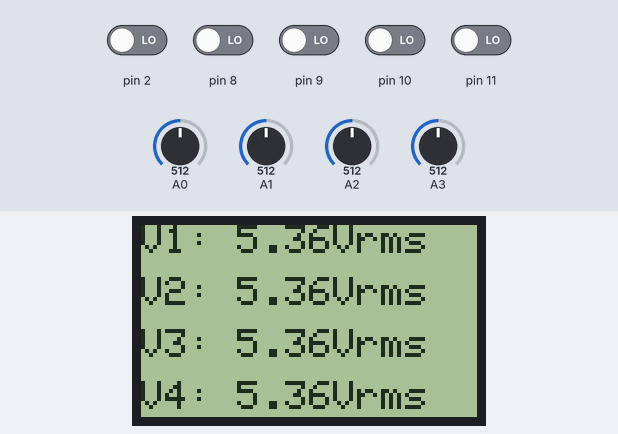
Simulated run of this sketch. Board: Arduino Uno, built with avr-gcc and run on an emulated ATmega328P. Shown: 84×48 one-colour display. Inputs (shaded band) come from the test bench; at power-on: pin 2, pin 8–11 LOW, A0 = 512, A1 = 512, A3 = 512, A2 = 512.

Above: at 1.2 s.
1.3 s: A0 set to 716
At 2.6 s:
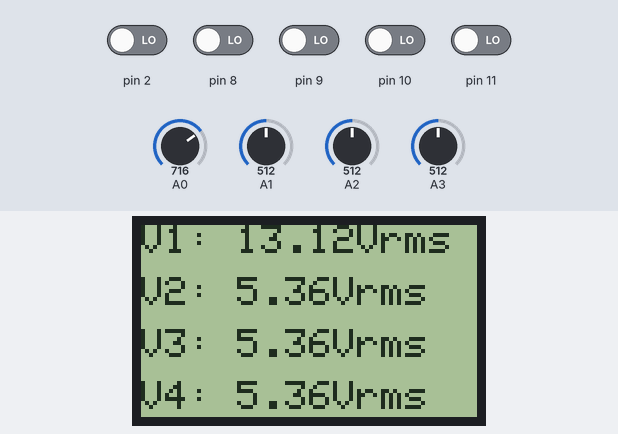
2.9 s: A1 set to 728
At 3.6 s:
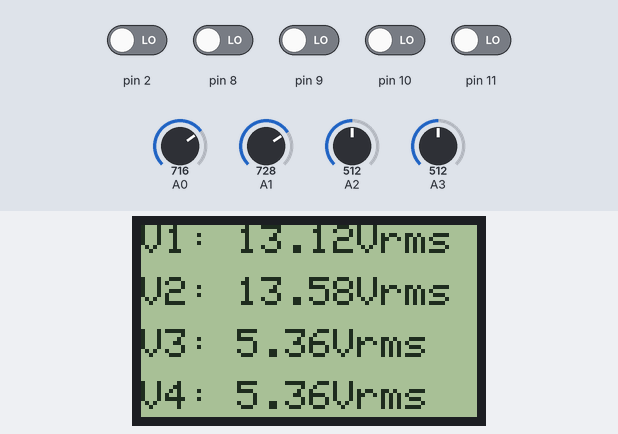
4.5 s: A1 set to 760
At 5.4 s:
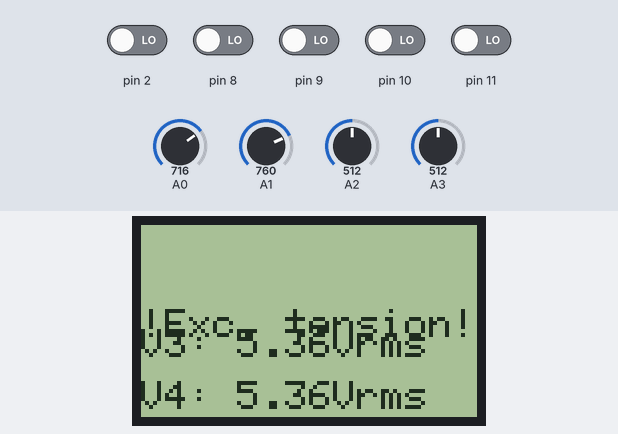
6.1 s: A3 set to 729
At 7.3 s:
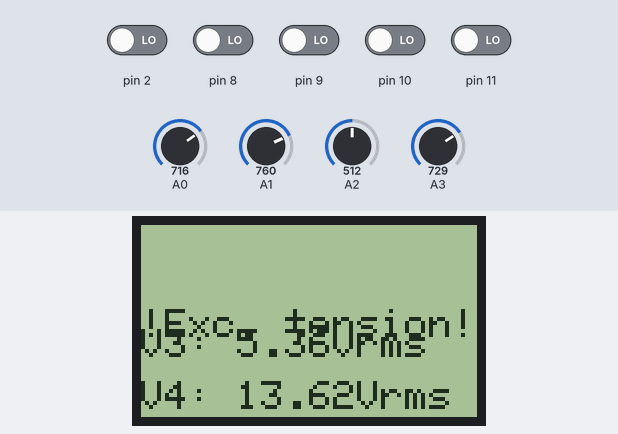
7.6 s: A3 set to 761
At 8.6 s:
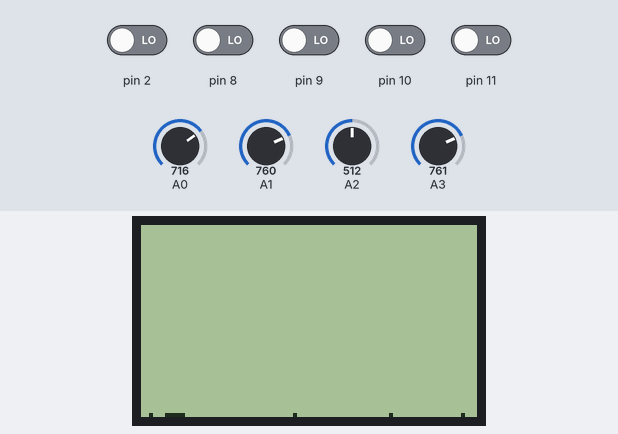
9.1 s: pin 11 driven HIGH
At 10.0 s:
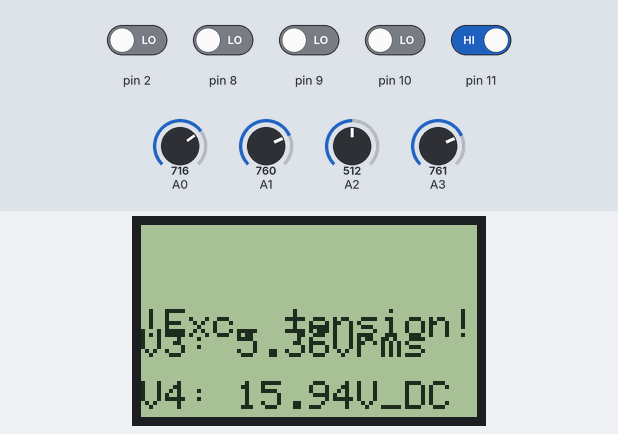
Timing chart, 0 to 11.7 s (numbered marks = the images above; inputs shaded):
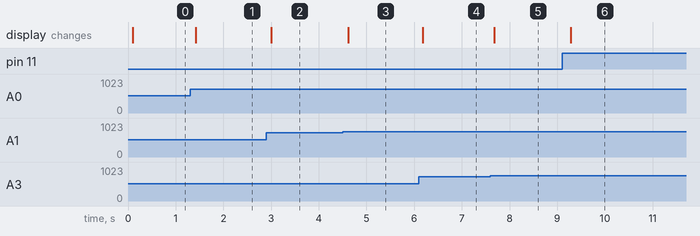

Measured:
- the behaviour switches between 742 and 743 on A1 (found by bisection; images 2 and 3)
- the behaviour switches between 742 and 743 on A3 (found by bisection; images 4 and 5)
- after the input at 1.3 s, the display: changes after 0.12 s (image 1)
- after the input at 2.9 s, the display: changes after 0.10 s (image 2)
- after the input at 4.5 s, the display: changes after 0.12 s (image 3)
- after the input at 6.1 s, the display: changes after 0.08 s (image 4)
- after the input at 7.6 s, the display: changes after 0.08 s (image 5)
- after the input at 9.1 s, the display: changes after 0.18 s (image 6)

The sketch:

Codigo_multimetro.ino
```cpp
double valorMultimetro1;
double valorMultimetro2;
double valorMultimetro3;
double valorMultimetro4;

int dc_1_en;
int dc_2_en;
int dc_3_en;
int dc_4_en;
int uart_en;

double temp;
String texto;
String texto_uart;

//__________________
// Esta sección del código se obtuvo del ejemplo de pc8544
#include <SPI.h>
#include <Adafruit_GFX.h>
#include <Adafruit_PCD8544.h>

// pin 7 - Serial clock out (SCLK)
// pin 6 - Serial data out (DIN)
// pin 5 - Data/Command select (D/C)
// pin 4 - LCD chip select (CS)
// pin 3 - LCD reset (RST)
Adafruit_PCD8544 display = Adafruit_PCD8544(7, 6, 5, 4, 3);
int espacioReglones=13;

void setup() {
// Multimetro 1
pinMode(A0, INPUT);
pinMode(A1, INPUT);
pinMode(A2, INPUT);
pinMode(A3, INPUT);

pinMode(8, INPUT);
pinMode(9, INPUT);
pinMode(10, INPUT);
pinMode(11, INPUT);
pinMode(2, INPUT);

display.begin();
display.setContrast(75);

Serial.begin(9600);
}

void loop() {
valorMultimetro1=analogRead(A0);
valorMultimetro2=analogRead(A1);
valorMultimetro3=analogRead(A2);
valorMultimetro4=analogRead(A3);

dc_1_en=digitalRead(8);
dc_2_en=digitalRead(9);
dc_3_en=digitalRead(10);
dc_4_en=digitalRead(11);

display.setTextSize(1);
display.setTextColor(BLACK);
display.clearDisplay();


//
//__________Inicio de codigo para v1
//

// El switch se cierra para activar el modo dc

//Decidir si la tensión que se tiene es DC o AC
if (dc_1_en==1){
  //Calcular tensión con base en la fórmula obtenida
  valorMultimetro1=(0.0537*(valorMultimetro1)-24.926);

  //Desplegar info DC
  display.setCursor(0,0*espacioReglones);
  texto = "V1: "+String(valorMultimetro1)+ "V_DC";
  display.println(texto);

} else {
  //Reiniciar el medidor AC
  valorMultimetro1=0;
  // Medir varias veces para encontrar el valor máximo
  for (int i = 0; i<100; i++){
    temp=analogRead(A0);
    if (temp > valorMultimetro1){
      valorMultimetro1 = temp;
    }
  }
  //Calcular la tensión AC pico con base en la fórmula
  valorMultimetro1=0.0538*valorMultimetro1-9.9656;
  //Calcular valor rms de la tensión AC
  valorMultimetro1=0.707*valorMultimetro1-7.065;

  //Desplegar info AC
  display.setCursor(0,0*espacioReglones);
  texto = "V1: "+String(valorMultimetro1)+ "Vrms";
  display.println(texto);
}

//Imprimir mensaje de peligro por exceso de tensión
  if ((valorMultimetro1>20 || valorMultimetro1 < -20) && dc_1_en){
    delay(20);
    display.clearDisplay();
    texto = "!Exc. tension!";
    display.println(texto);
    delay(4);
  } else if((valorMultimetro1>14.14) && dc_1_en==0){
    delay(20);
    display.clearDisplay();
    texto = "!Exc. tension!";
    display.println(texto);
    delay(4);
  }

//
//__________Fin de codigo para v1
//


//
//__________Inicio de codigo para v2
//

// El switch se cierra para activar el modo dc

//Decidir si la tensión que se tiene es DC o AC
if (dc_2_en==1){
  //Calcular tensión con base en la fórmula obtenida
  valorMultimetro2=(0.0537*(valorMultimetro2)-24.926);

  //Desplegar info DC
  display.setCursor(0,1*espacioReglones);
  texto = "V2: "+String(valorMultimetro2)+ "V_DC";
  display.println(texto);

} else {
  //Reiniciar el medidor AC
  valorMultimetro2=0;
  // Medir varias veces para encontrar el valor máximo
  for (int i = 0; i<100; i++){
    temp=analogRead(A1);
    if (temp > valorMultimetro2){
      valorMultimetro2 = temp;
    }
  }
  //Calcular la tensión AC pico con base en la fórmula
  valorMultimetro2=0.0538*valorMultimetro2-9.9656;
  //Calcular valor rms de la tensión AC
  valorMultimetro2=0.707*valorMultimetro2-7.065;

  //Desplegar info AC
  display.setCursor(0,1*espacioReglones);
  texto = "V2: "+String(valorMultimetro2)+ "Vrms";
  display.println(texto);
}

//Imprimir mensaje de peligro por exceso de tensión
  if ((valorMultimetro2>20 || valorMultimetro2 < -20) && dc_2_en){
    delay(20);
    display.clearDisplay();
    texto = "!Exc. tension!";
    display.println(texto);
    delay(4);
  } else if((valorMultimetro2>14.14) && dc_2_en==0){
    delay(20);
    display.clearDisplay();
    texto = "!Exc. tension!";
    display.println(texto);
    delay(4);
  }

//
//__________Fin de codigo para v2
//

//
//__________Inicio de codigo para v3
//

// El switch se cierra para activar el modo dc

//Decidir si la tensión que se tiene es DC o AC
if (dc_3_en==1){
  //Calcular tensión con base en la fórmula obtenida
  valorMultimetro3=(0.0537*(valorMultimetro3)-24.926);

  //Desplegar info DC
  display.setCursor(0,2*espacioReglones);
  texto = "V3: "+String(valorMultimetro3)+ "V_DC";
  display.println(texto);

} else {
  //Reiniciar el medidor AC
  valorMultimetro3=0;
  // Medir varias veces para encontrar el valor máximo
  for (int i = 0; i<100; i++){
    temp=analogRead(A2);
    if (temp > valorMultimetro3){
      valorMultimetro3 = temp;
    }
  }
  //Calcular la tensión AC pico con base en la fórmula
  valorMultimetro3=0.0538*valorMultimetro3-9.9656;
  //Calcular valor rms de la tensión AC
  valorMultimetro3=0.707*valorMultimetro3-7.065;

  //Desplegar info AC
  display.setCursor(0,2*espacioReglones);
  texto = "V3: "+String(valorMultimetro3)+ "Vrms";
  display.println(texto);
}

//Imprimir mensaje de peligro por exceso de tensión
  if ((valorMultimetro3>20 || valorMultimetro3 < -20) && dc_3_en){
    delay(20);
    display.clearDisplay();
    texto = "!Exc. tension!";
    display.println(texto);
    delay(4);
  } else if((valorMultimetro3>14.14) && dc_3_en==0){
    delay(20);
    display.clearDisplay();
    texto = "!Exc. tension!";
    display.println(texto);
    delay(4);
  }

//
//__________Fin de codigo para v3
//

//
//__________Inicio de codigo para v4
//

// El switch se cierra para activar el modo dc

//Decidir si la tensión que se tiene es DC o AC
if (dc_4_en==1){
  //Calcular tensión con base en la fórmula obtenida
  valorMultimetro4=(0.0537*(valorMultimetro4)-24.926);

  //Desplegar info DC
  display.setCursor(0,3*espacioReglones);
  texto = "V4: "+String(valorMultimetro4)+ "V_DC";
  display.println(texto);

} else {
  //Reiniciar el medidor AC
  valorMultimetro4=0;
  // Medir varias veces para encontrar el valor máximo
  for (int i = 0; i<100; i++){
    temp=analogRead(A3);
    if (temp > valorMultimetro4){
      valorMultimetro4 = temp;
    }
  }
  //Calcular la tensión AC pico con base en la fórmula
  valorMultimetro4=0.0538*valorMultimetro4-9.9656;
  //Calcular valor rms de la tensión AC
  valorMultimetro4=0.707*valorMultimetro4-7.065;

  //Desplegar info AC
  display.setCursor(0,3*espacioReglones);
  texto = "V4: "+String(valorMultimetro4)+ "Vrms";
  display.println(texto);
}

//Imprimir mensaje de peligro por exceso de tensión
  if ((valorMultimetro4>20 || valorMultimetro4 < -20) && dc_4_en){
    delay(20);
    display.clearDisplay();
    texto = "!Exc. tension!";
    display.println(texto);
    delay(4);
  } else if((valorMultimetro4>14.14) && dc_4_en==0){
    delay(20);
    display.clearDisplay();
    texto = "!Exc. tension!";
    display.println(texto);
    delay(4);
  }

//
//__________Fin de codigo para v4
//

  display.display();


uart_en=digitalRead(2);
if (uart_en==1){
  //Enviar info a pc
  texto_uart=String(valorMultimetro1)+" "+String(valorMultimetro2)+" "+String(valorMultimetro3)+" "+String(valorMultimetro4);
  Serial.println(texto_uart);
}


}
```
